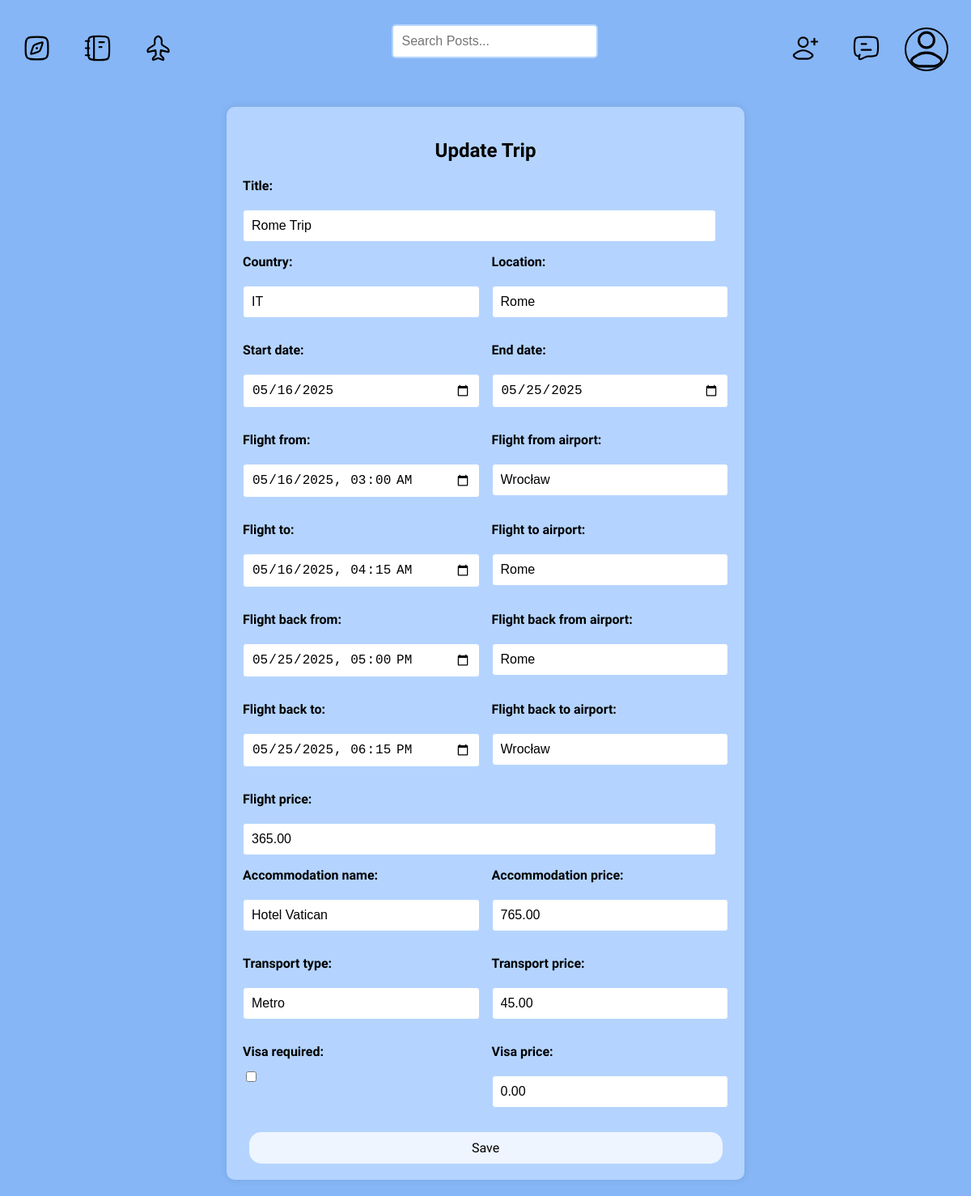
/trips/2/update/ (signed in), run on the app's committed database.
### base/models.py (models this page shows, shortened)
class User(AbstractUser):
    name = models.CharField(max_length=100, null=True)
    first_name = models.CharField(max_length=100, null=True, blank=True)
    last_name = models.CharField(max_length=100, null=True, blank=True)
    email = models.EmailField(unique=True)
    bio = models.TextField(null=True, blank=True)
    avatar = models.ImageField(null=True, default='user-avatar.svg')
    two_factor_enabled = models.BooleanField(default=False)
    two_factor_secret = models.CharField(max_length=32, blank=True, null=True)
    USERNAME_FIELD = 'email'
    REQUIRED_FIELDS = ['username']

class Trip(models.Model):
    author = models.ForeignKey(User, on_delete=models.CASCADE)
    title = models.CharField(max_length=100)
    country = CountryField()
    location = models.CharField(max_length=100)
    start_date = models.DateField()
    end_date = models.DateField()
    num_days = models.PositiveIntegerField(default=0)
    flight_from = models.CharField(max_length=100, null=True, blank=True)
    flight_from_airport = models.CharField(max_length=100, null=True, blank=True)
    flight_to = models.CharField(max_length=100, null=True, blank=True)
    flight_to_airport = models.CharField(max_length=100, null=True, blank=True)
    flight_back_from = models.CharField(max_length=100, null=True, blank=True)
    flight_back_from_airport = models.CharField(max_length=100, null=True, blank=True)
    flight_back_to = models.CharField(max_length=100, null=True, blank=True)
    flight_back_to_airport = models.CharField(max_length=100, null=True, blank=True)
    flight_price = models.DecimalField(max_digits=10, decimal_places=2, default=0)
    car_time = models.DurationField(null=True, blank=True)
    car_price_per_person = models.DecimalField(max_digits=10, decimal_places=2, default=0)
    accommodation_name = models.CharField(max_length=100)
    accommodation_price = models.DecimalField(max_digits=10, decimal_places=2, default=0)
    transport_type = models.CharField(max_length=100)
    transport_price = models.DecimalField(max_digits=10, decimal_places=2, default=0)
    visa_required = models.BooleanField(default=False)
    visa_price = models.DecimalField(max_digits=10, decimal_places=2, default=0, null=True, blank=True)
    total_price = models.DecimalField(max_digits=15, decimal_places=2, default=0)

### base/views.py (the view)
# urls.py: path('trips/<int:pk>/update/', views.update_trip, name='update_trip'),
@login_required(login_url='login')
def update_trip(request, pk):
    trip = Trip.objects.get(pk=pk)
    if request.method == 'POST':
        form = TripForm(request.POST, instance=trip)
        if form.is_valid():
            trip = form.save(commit=False)
            trip.author = request.user
            trip.save()
            form.save_m2m()
            return redirect('trip_detail', pk=trip.pk)
    else:
        form = TripForm(instance=trip)
    return render(request, 'base/trip_planner/update_trip.html', {'form': form})

### base/templates/base/trip_planner/update_trip.html (shortened to what this page needs)
{% extends 'main.html' %}
{% block content %}
  <div class="form-trip-create-post">
    <h2>Update Trip</h2>
    <form method="post" enctype="multipart/form-data">
      <div class="form-trip-group">
        {{ form.title.label_tag }} {{ form.title }}
    </div>
    <div class="form-trip-row">
        <div class="form-trip-group">
        {{ form.country.label_tag }} {{ form.country }}
        </div>
        <div class="form-trip-group">
        {{ form.location.label_tag }} {{ form.location }}
        </div>
    </div>
    <div class="form-trip-row">
        <div class="form-trip-group">
        {{ form.start_date.label_tag }} {{ form.start_date }}
        </div>
        <div class="form-trip-group">
        {{ form.end_date.label_tag }} {{ form.end_date }}
        </div>
    </div>
    <div class="form-trip-row">
        <div class="form-trip-group">
        {{ form.flight_from.label_tag }} {{ form.flight_from }}
        </div>
        <div class="form-trip-group">
        {{ form.flight_from_airport.label_tag }} {{ form.flight_from_airport }}
        </div>
    </div>
    <div class="form-trip-row">
        <div class="form-trip-group">
        {{ form.flight_to.label_tag }} {{ form.flight_to }}
        </div>
        <div class="form-trip-group">
        {{ form.flight_to_airport.label_tag }} {{ form.flight_to_airport }}
        </div>
    </div>
    <div class="form-trip-row">
        <div class="form-trip-group">
        {{ form.flight_back_from.label_tag }} {{ form.flight_back_from }}
        </div>
        <div class="form-trip-group">
        {{ form.flight_back_from_airport.label_tag }} {{ form.flight_back_from_airport }}
        </div>
    </div>
    <div class="form-trip-row">
        <div class="form-trip-group">
        {{ form.flight_back_to.label_tag }} {{ form.flight_back_to }}
        </div>
        <div class="form-trip-group">
        {{ form.flight_back_to_airport.label_tag }} {{ form.flight_back_to_airport }}
        </div>
    </div>
    <div class="form-trip-group">
        {{ form.flight_price.label_tag }} {{ form.flight_price }}
    </div>
    <div class="form-trip-row">
        <div class="form-trip-group">
        {{ form.accommodation_name.label_tag }} {{ form.accommodation_name }}
        </div>
        <div class="form-trip-group">
        {{ form.accommodation_price.label_tag }} {{ form.accommodation_price }}
        </div>
    </div>
    <div class="form-trip-row">
        <div class="form-trip-group">
        {{ form.transport_type.label_tag }} {{ form.transport_type }}
        </div>
        <div class="form-trip-group">
        {{ form.transport_price.label_tag }} {{ form.transport_price }}
        </div>
    </div>
    <div class="form-trip-row">
        <div class="form-trip-group">
        {{ form.visa_required.label_tag }} {{ form.visa_required }}
        </div>
        <div class="form-trip-group">
        {{ form.visa_price.label_tag }} {{ form.visa_price }}
        </div>
    </div>
      <button type="submit" class="btn-submit">Save</button>
    </form>
  </div>
{% endblock %}

### templates/navbar.html (shortened to what this page needs)
{% load static %}
<div class="navbar-container">
    <div style="display: flex; align-items: center;">
        <a href="/" style="margin-right: 20px; margin-left: 10px;">
            <img src="{% static 'images/home.svg' %}" alt="home">
        </a>
        <a href="{% url 'list_trips' %}" style="margin-right: 20px; margin-left: 20px;">
            <img src="{% static 'images/notebook.svg' %}" alt="notebook">
        </a>
        <a href="{% url 'search_flight' %}" style="margin-right: 20px; margin-left: 20px;">
            <img src="{% static 'images/airplane.svg' %}" alt="airplane">
        </a>
    </div>
    {% include 'searchbar.html' %}
    <div class="navbar-container-right">
        <a href="{% url 'search_non_friends' %}" style="margin-right: 20px; margin-left: 20px;">
            <img src="{% static 'images/user-add.svg' %}" alt="user-add">
        </a>
        <a href="{% url 'friend_chats' %}" style="margin-right: 20px; margin-left: 20px;">
            <img src="{% static 'images/chat.svg' %}" alt="chat">
        </a>
        {% if request.user.is_authenticated %}
        <div class="dropdown">
            <div class="navbar-avatar">
                <a href="{% url 'user_profile' request.user.username %}"><img src="{{ request.user.avatar.url }}"/></a>
            </div>
        </div>
        {% else %}
        <div class="login-button">
            <a href="{% url 'login' %}">Login</a>
        </div>
        {% endif %}
    </div>
</div>

### static/styles/main.css (style rules this page uses)
body { background-color: #86B6F6; font-family: 'Source Sans 3', sans-serif; }
html { scrollbar-width: none; -ms-overflow-style: none; }
a { text-decoration: none; color: black; }

### static/styles/form.css (style rules this page uses)
.delete input[type="submit"], .form-register input[type="submit"], .form-login input[type="submit"], .btn-submit { font-family: inherit; font-size: inherit; background-color: #EEF5FF; color: black; border: none; padding: 10px; border-radius: 15px; cursor: pointer; display: block; width: calc(100% - 15px); margin: auto; margin-top: 15px; }

### static/styles/navbar.css (style rules this page uses)
.navbar-container { display: grid; grid-template-columns: 1fr 3fr 1fr; align-items: center; border-radius: 10px; margin: 10px; }
.navbar-container-right { display: flex; margin-left: auto; align-items: center; }
.dropdown { position: relative; display: inline-block; }
.navbar-avatar img { vertical-align: middle; width: 50px; height: 50px; border-radius: 50%; margin-left: 10px; margin-right: 10px; border: 2px solid black; }

### static/styles/trip_planner.css (style rules this page uses)
.form-trip-create-post { background-color: #B4D4FF; padding: 20px; border-radius: 10px; max-width: 600px; margin: 20px auto; box-shadow: 0 0 10px rgba(0, 0, 0, 0.1); }
.form-trip-create-post input[type="text"], .form-trip-create-post input[type="number"], .form-trip-create-post input[type="date"], .form-trip-create-post input[type="datetime-local"], .form-trip-create-post select, .form-trip-create-post textarea { width: 100%; padding: 10px; margin-top: 15px; margin-bottom: 15px; border: 1px solid #B4D4FF; border-radius: 4px; font-size: 16px; box-sizing: border-box; }
.form-trip-create-post input[type="checkbox"] { margin-top: 10px; margin-right: 10px; }
.form-trip-row { display: flex; justify-content: space-between; margin-bottom: 15px; }
.form-trip-group { flex: 1; margin-right: 15px; }
.form-trip-group:last-child { margin-right: 0; }
h2 { text-align: center; margin-bottom: 20px; font-size: 24px; }
label { font-weight: bold; margin-bottom: 5px; display: block; }
.form-trip-create-post { position: relative; }

### data on the page
User: user.avatar (picture)
Trip: title "Rome Trip", country "IT", location "Rome", start_date "05/16/2025", end_date "05/25/2025", flight_from "05/16/2025 03:00", flight_from_airport "Wrocław", flight_to "05/16/2025 04:15", flight_to_airport "Rome", flight_back_from "05/25/2025 17:00", flight_back_from_airport "Rome", flight_back_to "05/25/2025 18:15", flight_back_to_airport "Wrocław", flight_price "365.00", accommodation_name "Hotel Vatican", accommodation_price "765.00", transport_type "Metro", transport_price "45.00", visa_price "0.00"
